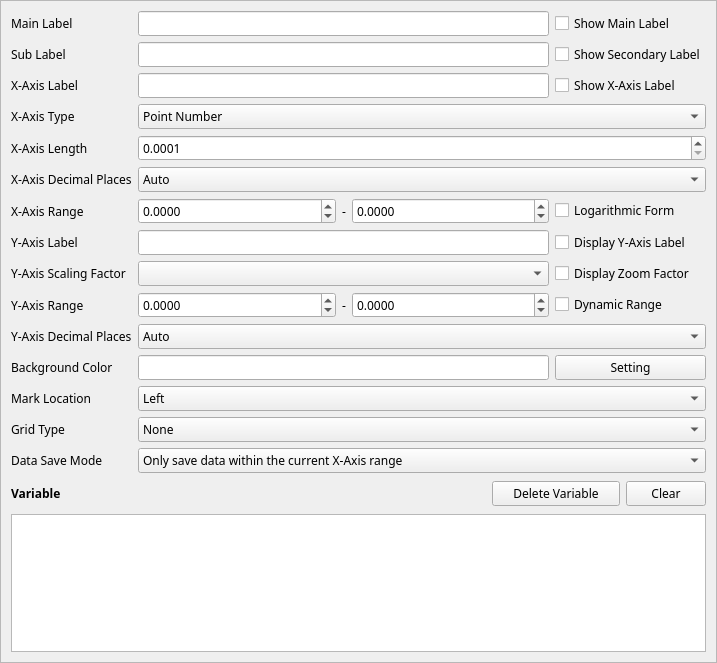
<?xml version="1.0" encoding="UTF-8"?>
<ui version="4.0">
 <class>PlotSettingsDialog</class>
 <widget class="QDialog" name="PlotSettingsDialog">
  <property name="geometry">
   <rect>
    <x>0</x>
    <y>0</y>
    <width>717</width>
    <height>663</height>
   </rect>
  </property>
  <property name="sizePolicy">
   <sizepolicy hsizetype="Expanding" vsizetype="Expanding">
    <horstretch>0</horstretch>
    <verstretch>0</verstretch>
   </sizepolicy>
  </property>
  <property name="font">
   <font>
    <family>微软雅黑</family>
   </font>
  </property>
  <property name="windowTitle">
   <string/>
  </property>
  <layout class="QVBoxLayout" name="verticalLayout_3">
   <property name="margin">
    <number>0</number>
   </property>
   <item>
    <widget class="QSplitter" name="splitter">
     <property name="sizePolicy">
      <sizepolicy hsizetype="Expanding" vsizetype="Expanding">
       <horstretch>0</horstretch>
       <verstretch>0</verstretch>
      </sizepolicy>
     </property>
     <property name="lineWidth">
      <number>0</number>
     </property>
     <property name="midLineWidth">
      <number>0</number>
     </property>
     <property name="orientation">
      <enum>Qt::Horizontal</enum>
     </property>
     <property name="handleWidth">
      <number>8</number>
     </property>
     <widget class="QFrame" name="frame">
      <property name="sizePolicy">
       <sizepolicy hsizetype="Expanding" vsizetype="Expanding">
        <horstretch>0</horstretch>
        <verstretch>0</verstretch>
       </sizepolicy>
      </property>
      <property name="frameShape">
       <enum>QFrame::StyledPanel</enum>
      </property>
      <property name="frameShadow">
       <enum>QFrame::Raised</enum>
      </property>
      <layout class="QVBoxLayout" name="verticalLayout">
       <property name="spacing">
        <number>0</number>
       </property>
       <property name="margin">
        <number>0</number>
       </property>
       <item>
        <layout class="QVBoxLayout" name="verticalLayout_2">
         <property name="spacing">
          <number>8</number>
         </property>
         <property name="margin">
          <number>10</number>
         </property>
         <item>
          <layout class="QGridLayout" name="gridLayout">
           <item row="8" column="2">
            <widget class="QCheckBox" name="IsShowYscaleNum">
             <property name="text">
              <string>Display Zoom Factor</string>
             </property>
            </widget>
           </item>
           <item row="9" column="1">
            <layout class="QHBoxLayout" name="horizontalLayout_YRange">
             <item>
              <widget class="QDoubleSpinBox" name="doubleSpinBox_YRangeMin">
               <property name="decimals">
                <number>4</number>
               </property>
               <property name="minimum">
                <double>-99999999.000000000000000</double>
               </property>
               <property name="maximum">
                <double>99999999.000000000000000</double>
               </property>
               <property name="value">
                <double>0.000000000000000</double>
               </property>
              </widget>
             </item>
             <item>
              <widget class="QLabel" name="label_YRangeTo">
               <property name="sizePolicy">
                <sizepolicy hsizetype="Fixed" vsizetype="Preferred">
                 <horstretch>0</horstretch>
                 <verstretch>0</verstretch>
                </sizepolicy>
               </property>
               <property name="text">
                <string>-</string>
               </property>
              </widget>
             </item>
             <item>
              <widget class="QDoubleSpinBox" name="doubleSpinBox_YRangeMax">
               <property name="decimals">
                <number>4</number>
               </property>
               <property name="minimum">
                <double>-99999999.000000000000000</double>
               </property>
               <property name="maximum">
                <double>99999999.000000000000000</double>
               </property>
               <property name="value">
                <double>0.000000000000000</double>
               </property>
              </widget>
             </item>
            </layout>
           </item>
           <item row="9" column="0">
            <widget class="QLabel" name="label_YRange">
             <property name="text">
              <string>Y-Axis Range</string>
             </property>
            </widget>
           </item>
           <item row="9" column="2">
            <widget class="QCheckBox" name="checkBox_AutoYAxis">
             <property name="text">
              <string>Dynamic Range</string>
             </property>
            </widget>
           </item>
           <item row="10" column="0">
            <widget class="QLabel" name="label_YDecimal">
             <property name="text">
              <string>Y-Axis Decimal Places</string>
             </property>
            </widget>
           </item>
           <item row="12" column="0">
            <widget class="QLabel" name="label_4">
             <property name="text">
              <string>Background Color</string>
             </property>
            </widget>
           </item>
           <item row="13" column="0">
            <widget class="QLabel" name="label_5">
             <property name="text">
              <string>Mark Location</string>
             </property>
            </widget>
           </item>
           <item row="14" column="0">
            <widget class="QLabel" name="label">
             <property name="text">
              <string>Grid Type</string>
             </property>
            </widget>
           </item>
           <item row="15" column="0">
            <widget class="QLabel" name="label_3">
             <property name="text">
              <string>Data Save Mode</string>
             </property>
            </widget>
           </item>
           <item row="7" column="2">
            <widget class="QCheckBox" name="checkBox_ShowYTitle">
             <property name="text">
              <string>Display Y-Axis Label</string>
             </property>
            </widget>
           </item>
           <item row="7" column="1">
            <widget class="QLineEdit" name="lineEdit_YTitle">
             <property name="maxLength">
              <number>64</number>
             </property>
            </widget>
           </item>
           <item row="7" column="0">
            <widget class="QLabel" name="label_10">
             <property name="text">
              <string>Y-Axis Label</string>
             </property>
            </widget>
           </item>
           <item row="6" column="2">
            <widget class="QCheckBox" name="checkBox_xBottomLog">
             <property name="text">
              <string>Logarithmic Form</string>
             </property>
            </widget>
           </item>
           <item row="8" column="0">
            <widget class="QLabel" name="label_6">
             <property name="text">
              <string>Y-Axis Scaling Factor</string>
             </property>
            </widget>
           </item>
           <item row="8" column="1">
            <widget class="QComboBox" name="YscaleCombo"/>
           </item>
           <item row="2" column="0">
            <widget class="QLabel" name="label_9">
             <property name="text">
              <string>X-Axis Label</string>
             </property>
            </widget>
           </item>
           <item row="3" column="0">
            <widget class="QLabel" name="label_XType">
             <property name="minimumSize">
              <size>
               <width>120</width>
               <height>0</height>
              </size>
             </property>
             <property name="text">
              <string>X-Axis Type</string>
             </property>
            </widget>
           </item>
           <item row="6" column="0">
            <widget class="QLabel" name="label_XRange2">
             <property name="text">
              <string>X-Axis Range</string>
             </property>
            </widget>
           </item>
           <item row="2" column="1">
            <widget class="QLineEdit" name="lineEdit_XTitle">
             <property name="maxLength">
              <number>64</number>
             </property>
            </widget>
           </item>
           <item row="1" column="2">
            <widget class="QCheckBox" name="checkBox_ShowSubTitle">
             <property name="text">
              <string>Show Secondary Label</string>
             </property>
            </widget>
           </item>
           <item row="2" column="2">
            <widget class="QCheckBox" name="checkBox_ShowXTitle">
             <property name="text">
              <string>Show X-Axis Label</string>
             </property>
            </widget>
           </item>
           <item row="4" column="0">
            <widget class="QLabel" name="label_XRange1">
             <property name="text">
              <string>X-Axis Length</string>
             </property>
            </widget>
           </item>
           <item row="5" column="0">
            <widget class="QLabel" name="label_XDecimal">
             <property name="maximumSize">
              <size>
               <width>228</width>
               <height>16777215</height>
              </size>
             </property>
             <property name="text">
              <string>X-Axis Decimal Places</string>
             </property>
            </widget>
           </item>
           <item row="6" column="1">
            <layout class="QHBoxLayout" name="horizontalLayout_XRange">
             <item>
              <widget class="QDoubleSpinBox" name="doubleSpinBox_XRangeMin">
               <property name="decimals">
                <number>4</number>
               </property>
               <property name="minimum">
                <double>-99999999.000000000000000</double>
               </property>
               <property name="maximum">
                <double>99999999.000000000000000</double>
               </property>
               <property name="value">
                <double>0.000000000000000</double>
               </property>
              </widget>
             </item>
             <item>
              <widget class="QLabel" name="label_XRangeTo">
               <property name="sizePolicy">
                <sizepolicy hsizetype="Fixed" vsizetype="Preferred">
                 <horstretch>0</horstretch>
                 <verstretch>0</verstretch>
                </sizepolicy>
               </property>
               <property name="text">
                <string>-</string>
               </property>
              </widget>
             </item>
             <item>
              <widget class="QDoubleSpinBox" name="doubleSpinBox_XRangeMax">
               <property name="decimals">
                <number>4</number>
               </property>
               <property name="minimum">
                <double>-99999999.000000000000000</double>
               </property>
               <property name="maximum">
                <double>99999999.000000000000000</double>
               </property>
               <property name="value">
                <double>0.000000000000000</double>
               </property>
              </widget>
             </item>
            </layout>
           </item>
           <item row="0" column="0">
            <widget class="QLabel" name="label_2">
             <property name="text">
              <string>Main Label</string>
             </property>
            </widget>
           </item>
           <item row="0" column="1">
            <widget class="QLineEdit" name="lineEdit_Title">
             <property name="maxLength">
              <number>64</number>
             </property>
            </widget>
           </item>
           <item row="0" column="2">
            <widget class="QCheckBox" name="checkBox_ShowTitle">
             <property name="text">
              <string>Show Main Label</string>
             </property>
            </widget>
           </item>
           <item row="1" column="0">
            <widget class="QLabel" name="label_8">
             <property name="text">
              <string>Sub Label</string>
             </property>
            </widget>
           </item>
           <item row="1" column="1">
            <widget class="QLineEdit" name="lineEdit_SubTitle">
             <property name="maxLength">
              <number>64</number>
             </property>
            </widget>
           </item>
           <item row="3" column="1" colspan="2">
            <widget class="QComboBox" name="comboBox_XType">
             <item>
              <property name="text">
               <string>Point Number</string>
              </property>
             </item>
             <item>
              <property name="text">
               <string>Time Stamp</string>
              </property>
             </item>
             <item>
              <property name="text">
               <string>Fixed Range</string>
              </property>
             </item>
            </widget>
           </item>
           <item row="4" column="1" colspan="2">
            <widget class="QDoubleSpinBox" name="doubleSpinBox_XRange">
             <property name="decimals">
              <number>4</number>
             </property>
             <property name="minimum">
              <double>0.000100000000000</double>
             </property>
             <property name="maximum">
              <double>10000.000000000000000</double>
             </property>
            </widget>
           </item>
           <item row="5" column="1" colspan="2">
            <widget class="QComboBox" name="comboBox_XDecimal">
             <item>
              <property name="text">
               <string>Auto</string>
              </property>
             </item>
             <item>
              <property name="text">
               <string>0</string>
              </property>
             </item>
             <item>
              <property name="text">
               <string>1</string>
              </property>
             </item>
             <item>
              <property name="text">
               <string>2</string>
              </property>
             </item>
             <item>
              <property name="text">
               <string>3</string>
              </property>
             </item>
             <item>
              <property name="text">
               <string>4</string>
              </property>
             </item>
             <item>
              <property name="text">
               <string>5</string>
              </property>
             </item>
             <item>
              <property name="text">
               <string>6</string>
              </property>
             </item>
             <item>
              <property name="text">
               <string>7</string>
              </property>
             </item>
             <item>
              <property name="text">
               <string>8</string>
              </property>
             </item>
            </widget>
           </item>
           <item row="10" column="1" colspan="2">
            <widget class="QComboBox" name="comboBox_YDecimal">
             <item>
              <property name="text">
               <string>Auto</string>
              </property>
             </item>
             <item>
              <property name="text">
               <string>0</string>
              </property>
             </item>
             <item>
              <property name="text">
               <string>1</string>
              </property>
             </item>
             <item>
              <property name="text">
               <string>2</string>
              </property>
             </item>
             <item>
              <property name="text">
               <string>3</string>
              </property>
             </item>
             <item>
              <property name="text">
               <string>4</string>
              </property>
             </item>
             <item>
              <property name="text">
               <string>5</string>
              </property>
             </item>
             <item>
              <property name="text">
               <string>6</string>
              </property>
             </item>
             <item>
              <property name="text">
               <string>7</string>
              </property>
             </item>
             <item>
              <property name="text">
               <string>8</string>
              </property>
             </item>
            </widget>
           </item>
           <item row="13" column="1" colspan="2">
            <widget class="QComboBox" name="comboBox_LegendSide">
             <item>
              <property name="text">
               <string>Left</string>
              </property>
             </item>
             <item>
              <property name="text">
               <string>Right</string>
              </property>
             </item>
             <item>
              <property name="text">
               <string>Up</string>
              </property>
             </item>
             <item>
              <property name="text">
               <string>Down</string>
              </property>
             </item>
            </widget>
           </item>
           <item row="14" column="1" colspan="2">
            <widget class="QComboBox" name="comboBox_GridType">
             <item>
              <property name="text">
               <string>None</string>
              </property>
             </item>
             <item>
              <property name="text">
               <string>Dotted Line</string>
              </property>
             </item>
            </widget>
           </item>
           <item row="15" column="1" colspan="2">
            <widget class="QComboBox" name="comboBox_SaveDataMode">
             <item>
              <property name="text">
               <string>Only save data within the current X-Axis range</string>
              </property>
             </item>
             <item>
              <property name="text">
               <string>Save all data</string>
              </property>
             </item>
            </widget>
           </item>
           <item row="12" column="2">
            <widget class="QPushButton" name="colorBtn">
             <property name="focusPolicy">
              <enum>Qt::NoFocus</enum>
             </property>
             <property name="text">
              <string>Setting</string>
             </property>
            </widget>
           </item>
           <item row="12" column="1">
            <widget class="QLineEdit" name="bgcolor_edit"/>
           </item>
          </layout>
         </item>
         <item>
          <layout class="QHBoxLayout" name="horizontalLayout">
           <item>
            <widget class="QLabel" name="var">
             <property name="font">
              <font>
               <weight>75</weight>
               <bold>true</bold>
              </font>
             </property>
             <property name="text">
              <string>Variable</string>
             </property>
            </widget>
           </item>
           <item>
            <spacer name="horizontalSpacer">
             <property name="orientation">
              <enum>Qt::Horizontal</enum>
             </property>
             <property name="sizeHint" stdset="0">
              <size>
               <width>40</width>
               <height>20</height>
              </size>
             </property>
            </spacer>
           </item>
           <item>
            <widget class="QPushButton" name="pushButton_Delete">
             <property name="minimumSize">
              <size>
               <width>128</width>
               <height>0</height>
              </size>
             </property>
             <property name="focusPolicy">
              <enum>Qt::NoFocus</enum>
             </property>
             <property name="text">
              <string>Delete Variable</string>
             </property>
            </widget>
           </item>
           <item>
            <widget class="QPushButton" name="pushButton_Clear">
             <property name="focusPolicy">
              <enum>Qt::NoFocus</enum>
             </property>
             <property name="text">
              <string>Clear</string>
             </property>
            </widget>
           </item>
          </layout>
         </item>
         <item>
          <widget class="CurveSettingTreeView" name="treeView"/>
         </item>
        </layout>
       </item>
      </layout>
     </widget>
    </widget>
   </item>
  </layout>
 </widget>
 <layoutdefault spacing="6" margin="11"/>
 <customwidgets>
  <customwidget>
   <class>CurveSettingTreeView</class>
   <extends>QTreeView</extends>
   <header>curvesettingtreeview.h</header>
  </customwidget>
 </customwidgets>
 <resources/>
 <connections/>
</ui>
